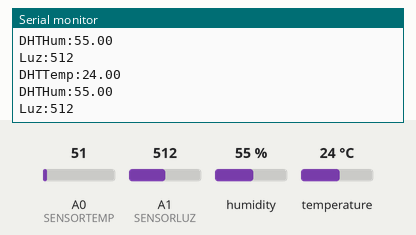
This sketch was run on a simulated Arduino Uno, built with avr-gcc and run on an emulated ATmega328P. Shown: the last lines printed to the serial monitor. The test bench sets the inputs (shaded band); at power-on: humidity 55 %, A1 (SENSORLUZ) = 512, temperature 24 °C, A0 (SENSORTEMP) = 51.

Above: at 2.8 s.
2.9 s: humidity set to 22 %
At 4.4 s:
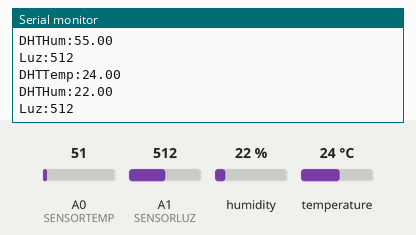
5.6 s: A1 (SENSORLUZ) set to 716
At 6.9 s:
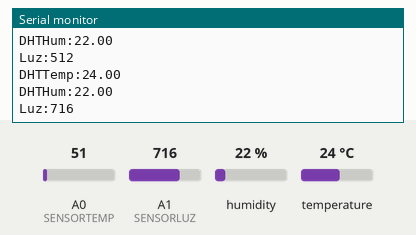
8.3 s: temperature set to 12 °C
At 10.5 s:
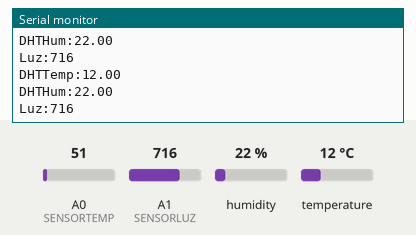
11.0 s: A1 (SENSORLUZ) set to 992
At 12.9 s:
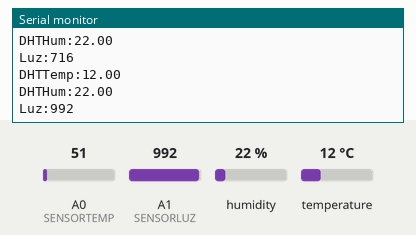
13.7 s: humidity set to 40 %
At 15.4 s:
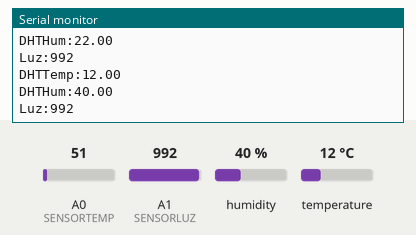
Timing chart, 0 to 16.9 s (numbered marks = the images above; inputs shaded):
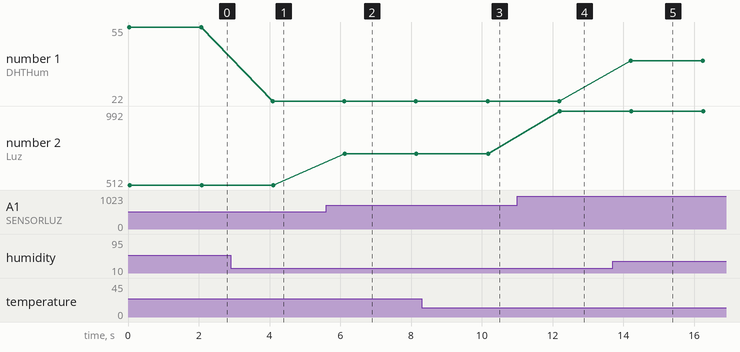

The sketch:

sensores.ino
```cpp
#include <DHT.h>

#define DHTPIN 7
#define DHTTYPE DHT11
#define SENSORTEMP A0
#define SENSORLUZ A1

float dhtHum;
float dhtTemp;

DHT dht(DHTPIN, DHTTYPE);

void setup() {
  Serial.begin(9600);
  dht.begin();
}

void loop() {

  dhtTemp = dht.readTemperature();
  dhtHum = dht.readHumidity();

  int valorTemp = analogRead(SENSORTEMP);
  int valorLuz = analogRead(SENSORLUZ);
  float grados = ((valorTemp / 1023.0) * 5000) / 10;

  Serial.print("DHTTemp:");
  Serial.println(dhtTemp);
  Serial.print("DHTHum:");
  Serial.println(dhtHum);
  Serial.print("Luz:");
  Serial.println(valorLuz);

  delay(2000);

}
```

Measured:
- after the input at 2.9 s, the serial monitor: prints a new line after 1.2 s (image 1)
- after the input at 5.6 s, the serial monitor: prints a new line after 0.53 s (image 2)
- after the input at 8.3 s, the serial monitor: prints a new line after 1.8 s (image 3)
- after the input at 11.0 s, the serial monitor: prints a new line after 1.2 s (image 4)
- after the input at 13.7 s, the serial monitor: prints a new line after 0.51 s (image 5)
- plotted number 1: 55 → 22 after the input at 2.9 s, 22 → 40 after the input at 13.7 s
- plotted number 2: 512 → 716 after the input at 5.6 s, 716 → 992 after the input at 11.0 s
